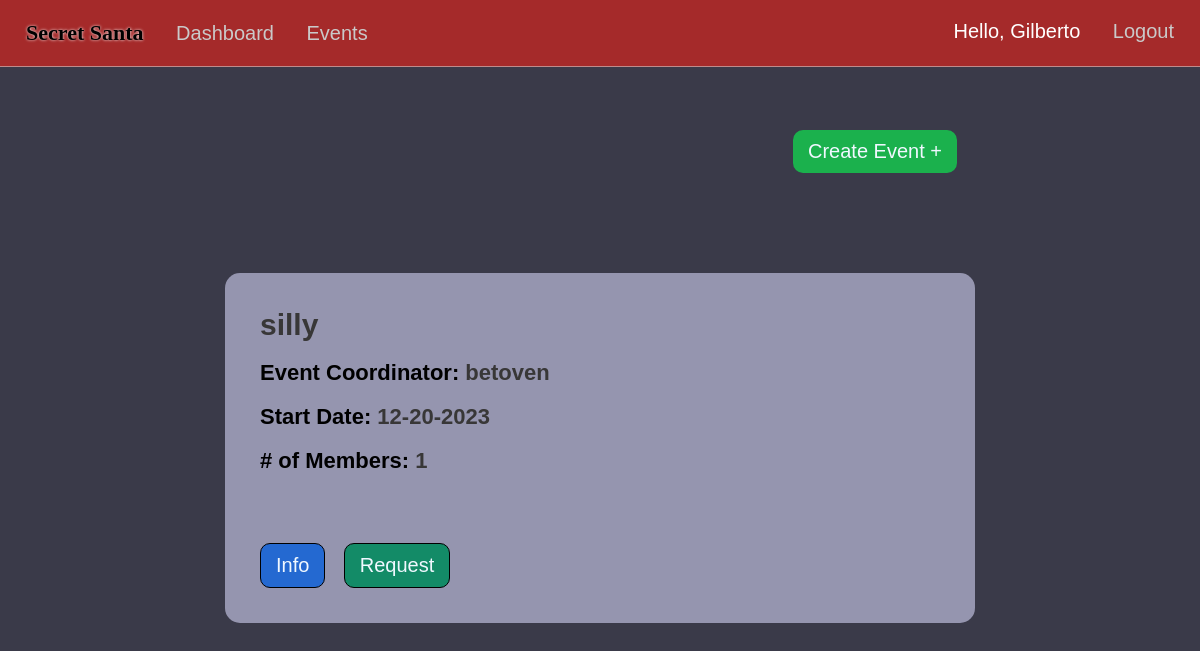
The page /events (signed in) on the database its author committed.
### market/models.py (models this page shows, shortened)
class User(db.Model, UserMixin):
    id = db.Column(db.Integer(), primary_key=True)
    username = db.Column(db.String(length=30), nullable=False, unique=True)
    first_name = db.Column(db.String(length=50), nullable=False)
    last_name = db.Column(db.String(length=50), nullable=False)
    email_address = db.Column(db.String(length=50), nullable=False, unique=True)
    password_hash = db.Column(db.String(length=60), nullable=False)
    items = db.relationship('Item', backref='owned_user', lazy=True)
    events = db.relationship('Event', backref='coordinator', lazy=True)
    events_attending = db.relationship('EventMembers', backref='attendees', lazy=True, overlaps="event_members")
    @property
    def password(self):
        return self.password_hash

class Event(db.Model):
    event_id = db.Column(db.Integer(), primary_key=True)
    coordinator_id = db.Column(db.Integer(), db.ForeignKey('user.id'), nullable=False)
    event_name = db.Column(db.String(length=75), nullable=False, unique=True)
    event_date = db.Column(db.Date())
    attendees = db.relationship('EventMembers', backref='attended_events', lazy=True)

### market/routes.py (the view)
@app.route("/events")
@login_required
def events_page():
    events=Event.query.all()
    return render_template('events.html', events=events)

### market/models.py (called while the page is built)
@login_manager.user_loader
def load_user(user_id):
    return User.query.get(int(user_id))

### market/templates/events.html (shortened to what this page needs)
{% extends 'base.html' %}
  {% block style %}
  <link rel= "stylesheet" type= "text/css" href= "{{ url_for('static',filename='styles/events.css') }}">
  {% endblock %}
  {% block content %}
  <center>
    {% if events %}
    <div class="create-div">
      <a href="{{url_for('create_event')}}"><button class="create-btn">Create Event +</button></a>
      {% for event in events %}
      <div class="event">
        <div class="titles-div">
          <h1 class="e-title"><span class="event-info event-info-title">{{event.event_name}}</span></h1>
          <h1 class="event-title e-title">Event Coordinator: <span class="event-info">{{event.coordinator.username}}</span></h1>
          <h1 class="event-title e-title">Start Date: <span class="event-info">{{event.event_date.strftime('%m-%d-%Y')}}</span></h1>
          <h1 class="event-title e-title"># of Members: <span class="event-info">{{ event.attendees|length }}</span></h1>
        </div>
        <div class="buttons">
          {% if current_user.is_authenticated and current_user.id == event.coordinator.id %}
            <a href="{{ url_for('event_info', event_id=event.event_id) }}"><button class="edit-btn">Edit</button></a>
            <a href="{{ url_for('delete_event', event_id=event.event_id) }}"><button class="delete-btn">Delete Event</button></a>
            {% else %}
              <a href="{{ url_for('event_info', event_id=event.event_id) }}"><button class="info-btn">Info</button></a>
              <a href="{{ url_for('request_event', event_id=event.event_id, member_id=current_user.id) }}"><button class="request-btn">Request</button></a>
          {% endif %}
        </div>
      </div>
      {% endfor %}
    </div>
    {% else %}
    <a href="{{url_for('create_event')}}"><button class="create-btn">Create Event +</button></a>
    {% endif %}
  </center>
  {% endblock %}

### market/templates/base.html (shortened to what this page needs)
<!DOCTYPE html>
<html lang="en">
<head>
  <link rel= "stylesheet" type= "text/css" href= "{{ url_for('static',filename='styles/main.css') }}">
  {% block style %}
  {% endblock %}
</head>
<body>
  <nav>
    <ul class="top-left-nav">
      <a href="{{ url_for('home_page') }}" ><li class="li-title">
        Secret Santa
      </li></a>
    {% if current_user.is_authenticated %}
      <li>
        <a href="{{ url_for('dashboard_page') }}" class="nav-item">Dashboard</a>
      </li>
      <li>
        <a href="{{ url_for('events_page') }}" class="nav-item">Events</a>
      </li>
    {% endif %}
    </ul>
    {% if current_user.is_authenticated %}
    <ul class="top-right-nav">
      <li>
        <p class="nav-name">Hello, {{ current_user.first_name.title() }} </p>
      </li>
      <li>
        <a class="nav-item" href="{{ url_for('logout_page') }}">Logout</a>
      </li>
    </ul>
    {% endif %}
  </nav>
  {% block content %}
  {% endblock %}
</body>
</html>

### market/static/styles/main.css (style rules this page uses)
* { margin: 0px; box-sizing: border-box; }
body { margin-top: 66px; font-family: Arial, Helvetica, sans-serif; background-color: rgb(58, 58, 73); color: white; padding: 0px 10px; padding-bottom: 80px; }
nav { display: flex; justify-content: space-between; background-color: brown; padding: 20px 20px; position: fixed; right: 0px; left: 0px; top:0px; z-index: 1000; color: black; font-family:'Gill Sans', 'Gill Sans MT', Calibri, 'Trebuchet MS', sans-serif; font-size: 20px; border-bottom: 1px solid rgba(209, 208, 208, 0.589); }
.li-title { font-weight: bolder; font-size: 22px; font-family: 'Grinched'; text-shadow: 0px 0px 3px white; }
.top-left-nav { list-style: none; padding: 0px; display: inline-block; }
.top-left-nav li,.top-right-nav li { display: inline-block; margin-right: 6px; margin-left: 6px; }
.top-right-nav { list-style: none; padding: 0px; display: inline-block; }
.nav-item { text-decoration: none; color: rgb(202, 201, 201); margin-left: 15px; }
.nav-name { text-decoration: none; color: rgb(255, 255, 255); }
a { text-decoration: none; color: Black; }

### market/static/styles/events.css (style rules this page uses)
body { padding-left: 0px; padding-right:0px; }
.event { background-color: rgb(149, 149, 175); min-height: 350px; max-width: 750px; margin-top: 100px; border-radius: 15px; text-align: left; padding:35px; font-size: 12px; display: flex; flex-direction:column; justify-content:space-between; margin-left: 10px; margin-right: 10px; }
.event-title { margin-top: 18px; }
.event-info-title { font-size: 30px; }
.e-title { font-size: 22px; color: rgb(0, 0, 0); font-family: 'Gill Sans', 'Gill Sans MT', Calibri, 'Trebuchet MS', sans-serif; }
.titles-div { display: inline-block; }
.event-info { color: rgb(56, 55, 55); }
.request-btn { border:1px solid black; cursor: pointer; background-color: rgb(19, 139, 103); color: aliceblue; padding: 10px 15px; border-radius: 10px; font-size: 20px; font-family: 'Gill Sans', 'Gill Sans MT', Calibri, 'Trebuchet MS', sans-serif; margin-right: 15px; }
.info-btn { cursor: pointer; background-color: rgb(36, 105, 209); border: none; color: aliceblue; padding: 10px 15px; border-radius: 10px; font-size: 20px; font-family: 'Gill Sans', 'Gill Sans MT', Calibri, 'Trebuchet MS', sans-serif; margin-right: 15px; border:1px solid black; }
.create-div { margin-top: 130px; }
.create-btn { cursor: pointer; background-color: rgb(27, 177, 77); border: none; color: aliceblue; padding: 10px 15px; border-radius: 10px; font-size: 20px; margin-left: 550px; font-family: 'Gill Sans', 'Gill Sans MT', Calibri, 'Trebuchet MS', sans-serif; }

### rows shown on the page
User: first_name "Gilberto"
Event: event_name "silly", coordinator.username "betoven", event_date "12-20-2023", attendees|length "1"
